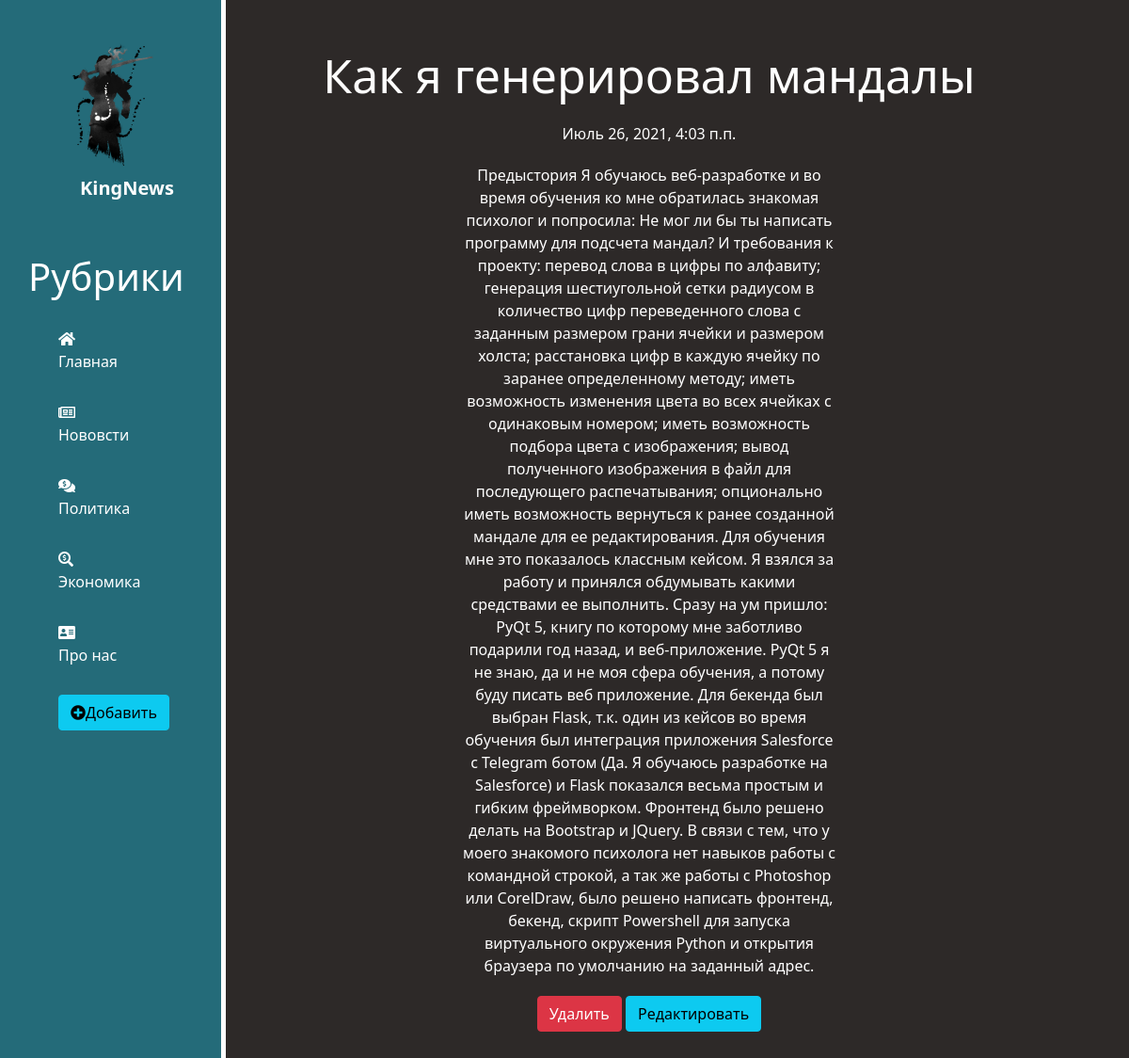
The page /news/2 on the database its author committed.
### news/models.py (models this page shows, shortened)
class Articles(models.Model):
    title = models.CharField('Название', max_length=50, default='')
    anons = models.CharField('Анонс', max_length=250)
    full_text = models.TextField('Статья')
    date = models.DateTimeField('Дата публикации')
    class Meta:
        verbose_name = 'Новость'
        verbose_name_plural = 'Новости'

### news/views.py (the view)
# urls.py: path('<int:pk>', views.NewsDetailView.as_view(), name='news-detail'),
class NewsDetailView(DetailView):
    model = Articles
    template_name = 'news/details_view.html'
    context_object_name = 'article'

### news/templates/news/details_view.html (shortened to what this page needs)
{% extends 'main/base.html' %}
{% block content %}
    <div class="features">
        <h1>
            {{ article.title }}
        </h1>
        <p>{{ article.date }}</p>
        <p>{{ article.full_text}}</p>
        <a href="{% url 'news-delete' article.id %}" class="btn btn-danger">Удалить</a>
        <a href="{% url 'news-update' article.id %}" class="btn btn-info">Редактировать</a>
    </div>
{% endblock %}

### main/static/main/css/main.css (style rules this page uses)
body { background: #2d2928; }
main .features { float: left; color: #fff; margin-top: 50px; text-align: center; width: 75%; }
main .features h1 { font-size: 50px; }
main .features p { max-width: 400px; margin: 20px auto }

### rows shown on the page
Articles: title "Как я генерировал мандалы", date "Июль 26, 2021, 4:03 п.п.", full_text "Предыстория Я обучаюсь веб-разработке и во время обучения ко мне обратилась знакомая психолог и попросила: Не мог ли бы ты написать программу для подсчета мандал? И требования к проекту: перевод слова в цифры по алфавиту; генерация шестиугольной сетки радиусом в количество цифр переведенного слова с заданным размером грани ячейки и размером холста; расстановка цифр в каждую ячейку по заранее определенному методу; иметь возможность изменения цвета во всех ячейках с одинаковым номером; иметь возможность подбора цвета с изображения; вывод полученного изображения в файл для последующего распечатывания; опционально иметь возможность вернуться к ранее созданной мандале для ее редактирования. Для…"
